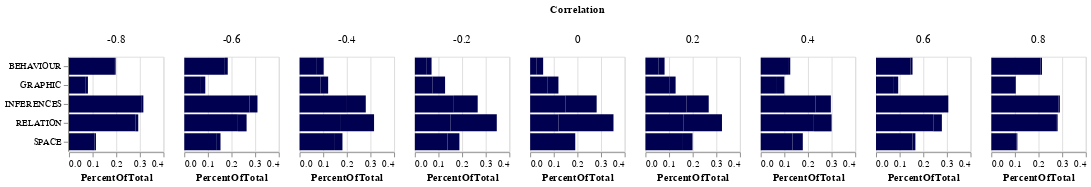

The notebook cell this image was saved under:
### Code cell
alt.Chart(conly
).transform_joinaggregate(
    totalCount='sum(Count)',
      groupby=['Correlation']
).transform_calculate(
    PercentOfTotal="datum.Count / datum.totalCount"
).mark_bar(tooltip=True).encode(
    y=alt.Y('Concept:O',axis=alt.Axis(title=None)),
    x=alt.X('PercentOfTotal:Q'), #,scale=alt.Scale(domain=(0, 120)),axis=alt.Axis(title=None,tickCount=5)),
    #color=alt.Color('Negate',scale=alt.Scale(domain=['false', 'true'], range=['#000050', '#eeaa00']))
).properties(width=100,height=100).facet(column='Correlation:N')

### Figure 1 — Vega-Lite specification as saved in the notebook (floating-point values rounded to 4 significant figures)
{"config": {"mark": {"color": "#000050"}, "title": {"font": "Avenir", "anchor": "end"}, "axis": {"labelFont": "Avenir", "titleFont": "Avenir"}, "header": {"labelFont": "Avenir", "labelFontSize": 12, "titleFont": "Avenir"}, "legend": {"labelFont": "Avenir", "titleFont": "Avenir"}}, "data": {"name": "data-9e894c0e57b43fdfc32d9dbf36924eb1"}, "facet": {"column": {"type": "nominal", "field": "Correlation"}}, "spec": {"mark": {"type": "bar", "tooltip": true}, "encoding": {"x": {"type": "quantitative", "field": "PercentOfTotal"}, "y": {"type": "ordinal", "axis": {"title": null}, "field": "Concept"}}, "height": 100, "transform": [{"joinaggregate": [{"op": "sum", "field": "Count", "as": "totalCount"}], "groupby": ["Correlation"]}, {"calculate": "datum.Count / datum.totalCount", "as": "PercentOfTotal"}], "width": 100}, "$schema": "https://vega.github.io/schema/vega-lite/v4.8.1.json", "datasets": {"data-9e894c0e57b43fdfc32d9dbf36924eb1": [{"Question": "C0", "Concept": "BEHAVIOUR", "Negate": false, "Count": 8, "Correlation": 0.0}, {"Question": "C0", "Concept": "BEHAVIOUR", "Negate": true, "Count": 9, "Correlation": 0.0}, {"Question": "C0", "Concept": "GRAPHIC", "Negate": false, "Count": 23, "Correlation": 0.0}, {"Question": "C0", "Concept": "GRAPHIC", "Negate": true, "Count": 14, "Correlation": 0.0}, {"Question": "C0", "Concept": "INFERENCES", "Negate": false, "Count": 46, "Correlation": 0.0}, {"Question": "C0", "Concept": "INFERENCES", "Negate": true, "Count": 41, "Correlation": 0.0}, {"Question": "C0", "Concept": "RELATION", "Negate": false, "Count": 37, "Correlation": 0.0}, {"Question": "C0", "Concept": "RELATION", "Negate": true, "Count": 72, "Correlation": 0.0}, {"Question": "C0", "Concept": "SPACE", "Negate": false, "Count": 43, "Correlation": 0.0}, {"Question": "C0", "Concept": "SPACE", "Negate": true, "Count": 16, "Correlation": 0.0}, {"Question": "C2N", "Concept": "BEHAVIOUR", "Negate": false, "Count": 15, "Correlation": -0.2}, {"Question": "C2N", "Concept": "BEHAVIOUR", "Negate": true, "Count": 6, "Correlation": -0.2}, {"Question": "C2N", "Concept": "GRAPHIC", "Negate": false, "Count": 22, "Correlation": -0.2}, {"Question": "C2N", "Concept": "GRAPHIC", "Negate": true, "Count": 16, "Correlation": -0.2}, {"Question": "C2N", "Concept": "INFERENCES", "Negate": false, "Count": 49, "Correlation": -0.2}, {"Question": "C2N", "Concept": "INFERENCES", "Negate": true, "Count": 30, "Correlation": -0.2}, {"Question": "C2N", "Concept": "RELATION", "Negate": false, "Count": 45, "Correlation": -0.2}, {"Question": "C2N", "Concept": "RELATION", "Negate": true, "Count": 58, "Correlation": -0.2}, {"Question": "C2N", "Concept": "SPACE", "Negate": false, "Count": 41, "Correlation": -0.2}, {"Question": "C2N", "Concept": "SPACE", "Negate": true, "Count": 15, "Correlation": -0.2}, {"Question": "C2P", "Concept": "BEHAVIOUR", "Negate": false, "Count": 18, "Correlation": 0.2}, {"Question": "C2P", "Concept": "BEHAVIOUR", "Negate": true, "Count": 8, "Correlation": 0.2}, {"Question": "C2P", "Concept": "GRAPHIC", "Negate": false, "Count": 33, "Correlation": 0.2}, {"Question": "C2P", "Concept": "GRAPHIC", "Negate": true, "Count": 8, "Correlation": 0.2}, {"Question": "C2P", "Concept": "INFERENCES", "Negate": false, "Count": 56, "Correlation": 0.2}, {"Question": "C2P", "Concept": "INFERENCES", "Negate": true, "Count": 30, "Correlation": 0.2}, {"Question": "C2P", "Concept": "RELATION", "Negate": false, "Count": 52, "Correlation": 0.2}, {"Question": "C2P", "Concept": "RELATION", "Negate": true, "Count": 52, "Correlation": 0.2}, {"Question": "C2P", "Concept": "SPACE", "Negate": false, "Count": 51, "Correlation": 0.2}, {"Question": "C2P", "Concept": "SPACE", "Negate": true, "Count": 13, "Correlation": 0.2}, {"Question": "C4N", "Concept": "BEHAVIOUR", "Negate": false, "Count": 23, "Correlation": -0.4}, {"Question": "C4N", "Concept": "BEHAVIOUR", "Negate": true, "Count": 9, "Correlation": -0.4}, {"Question": "C4N", "Concept": "GRAPHIC", "Negate": false, "Count": 28, "Correlation": -0.4}, {"Question": "C4N", "Concept": "GRAPHIC", "Negate": true, "Count": 10, "Correlation": -0.4}, {"Question": "C4N", "Concept": "INFERENCES", "Negate": false, "Count": 63, "Correlation": -0.4}, {"Question": "C4N", "Concept": "INFERENCES", "Negate": true, "Count": 25, "Correlation": -0.4}, {"Question": "C4N", "Concept": "RELATION", "Negate": false, "Count": 55, "Correlation": -0.4}, {"Question": "C4N", "Concept": "RELATION", "Negate": true, "Count": 44, "Correlation": -0.4}, {"Question": "C4N", "Concept": "SPACE", "Negate": false, "Count": 47, "Correlation": -0.4}, {"Question": "C4N", "Concept": "SPACE", "Negate": true, "Count": 10, "Correlation": -0.4}, {"Question": "C4P", "Concept": "BEHAVIOUR", "Negate": false, "Count": 37, "Correlation": 0.4}, {"Question": "C4P", "Concept": "BEHAVIOUR", "Negate": true, "Count": 3, "Correlation": 0.4}, {"Question": "C4P", "Concept": "GRAPHIC", "Negate": false, "Count": 22, "Correlation": 0.4}, {"Question": "C4P", "Concept": "GRAPHIC", "Negate": true, "Count": 10, "Correlation": 0.4}, {"Question": "C4P", "Concept": "INFERENCES", "Negate": false, "Count": 74, "Correlation": 0.4}, {"Question": "C4P", "Concept": "INFERENCES", "Negate": true, "Count": 21, "Correlation": 0.4}, {"Question": "C4P", "Concept": "RELATION", "Negate": false, "Count": 72, "Correlation": 0.4}, {"Question": "C4P", "Concept": "RELATION", "Negate": true, "Count": 24, "Correlation": 0.4}, {"Question": "C4P", "Concept": "SPACE", "Negate": false, "Count": 43, "Correlation": 0.4}, {"Question": "C4P", "Concept": "SPACE", "Negate": true, "Count": 14, "Correlation": 0.4}, {"Question": "C6N", "Concept": "BEHAVIOUR", "Negate": false, "Count": 56, "Correlation": -0.6}, {"Question": "C6N", "Concept": "BEHAVIOUR", "Negate": true, "Count": 4, "Correlation": -0.6}, {"Question": "C6N", "Concept": "GRAPHIC", "Negate": false, "Count": 23, "Correlation": -0.6}, {"Question": "C6N", "Concept": "GRAPHIC", "Negate": true, "Count": 6, "Correlation": -0.6}, {"Question": "C6N", "Concept": "INFERENCES", "Negate": false, "Count": 90, "Correlation": -0.6}, {"Question": "C6N", "Concept": "INFERENCES", "Negate": true, "Count": 11, "Correlation": -0.6}, {"Question": "C6N", "Concept": "RELATION", "Negate": false, "Count": 74, "Correlation": -0.6}, {"Question": "C6N", "Concept": "RELATION", "Negate": true, "Count": 12, "Correlation": -0.6}, {"Question": "C6N", "Concept": "SPACE", "Negate": false, "Count": 44, "Correlation": -0.6}, {"Question": "C6N", "Concept": "SPACE", "Negate": true, "Count": 6, "Correlation": -0.6}, {"Question": "C6P", "Concept": "BEHAVIOUR", "Negate": false, "Count": 48, "Correlation": 0.6}, {"Question": "C6P", "Concept": "BEHAVIOUR", "Negate": true, "Count": 3, "Correlation": 0.6}, {"Question": "C6P", "Concept": "GRAPHIC", "Negate": false, "Count": 25, "Correlation": 0.6}, {"Question": "C6P", "Concept": "GRAPHIC", "Negate": true, "Count": 6, "Correlation": 0.6}, {"Question": "C6P", "Concept": "INFERENCES", "Negate": false, "Count": 95, "Correlation": 0.6}, {"Question": "C6P", "Concept": "INFERENCES", "Negate": true, "Count": 6, "Correlation": 0.6}, {"Question": "C6P", "Concept": "RELATION", "Negate": false, "Count": 80, "Correlation": 0.6}, {"Question": "C6P", "Concept": "RELATION", "Negate": true, "Count": 12, "Correlation": 0.6}, {"Question": "C6P", "Concept": "SPACE", "Negate": false, "Count": 51, "Correlation": 0.6}, {"Question": "C6P", "Concept": "SPACE", "Negate": true, "Count": 4, "Correlation": 0.6}, {"Question": "C8N", "Concept": "BEHAVIOUR", "Negate": false, "Count": 63, "Correlation": -0.8}, {"Question": "C8N", "Concept": "BEHAVIOUR", "Negate": true, "Count": 1, "Correlation": -0.8}, {"Question": "C8N", "Concept": "GRAPHIC", "Negate": false, "Count": 23, "Correlation": -0.8}, {"Question": "C8N", "Concept": "GRAPHIC", "Negate": true, "Count": 3, "Correlation": -0.8}, {"Question": "C8N", "Concept": "INFERENCES", "Negate": false, "Count": 99, "Correlation": -0.8}, {"Question": "C8N", "Concept": "INFERENCES", "Negate": true, "Count": 3, "Correlation": -0.8}, {"Question": "C8N", "Concept": "RELATION", "Negate": false, "Count": 91, "Correlation": -0.8}, {"Question": "C8N", "Concept": "RELATION", "Negate": true, "Count": 4, "Correlation": -0.8}, {"Question": "C8N", "Concept": "SPACE", "Negate": false, "Count": 35, "Correlation": -0.8}, {"Question": "C8N", "Concept": "SPACE", "Negate": true, "Count": 2, "Correlation": -0.8}, {"Question": "C8P", "Concept": "BEHAVIOUR", "Negate": false, "Count": 66, "Correlation": 0.8}, {"Question": "C8P", "Concept": "BEHAVIOUR", "Negate": true, "Count": 2, "Correlation": 0.8}, {"Question": "C8P", "Concept": "GRAPHIC", "Negate": false, "Count": 32, "Correlation": 0.8}, {"Question": "C8P", "Concept": "GRAPHIC", "Negate": true, "Count": 1, "Correlation": 0.8}, {"Question": "C8P", "Concept": "INFERENCES", "Negate": false, "Count": 90, "Correlation": 0.8}, {"Question": "C8P", "Concept": "INFERENCES", "Negate": true, "Count": 2, "Correlation": 0.8}, {"Question": "C8P", "Concept": "RELATION", "Negate": false, "Count": 88, "Correlation": 0.8}, {"Question": "C8P", "Concept": "RELATION", "Negate": true, "Count": 1, "Correlation": 0.8}, {"Question": "C8P", "Concept": "SPACE", "Negate": false, "Count": 34, "Correlation": 0.8}, {"Question": "C8P", "Concept": "SPACE", "Negate": true, "Count": 1, "Correlation": 0.8}]}}
